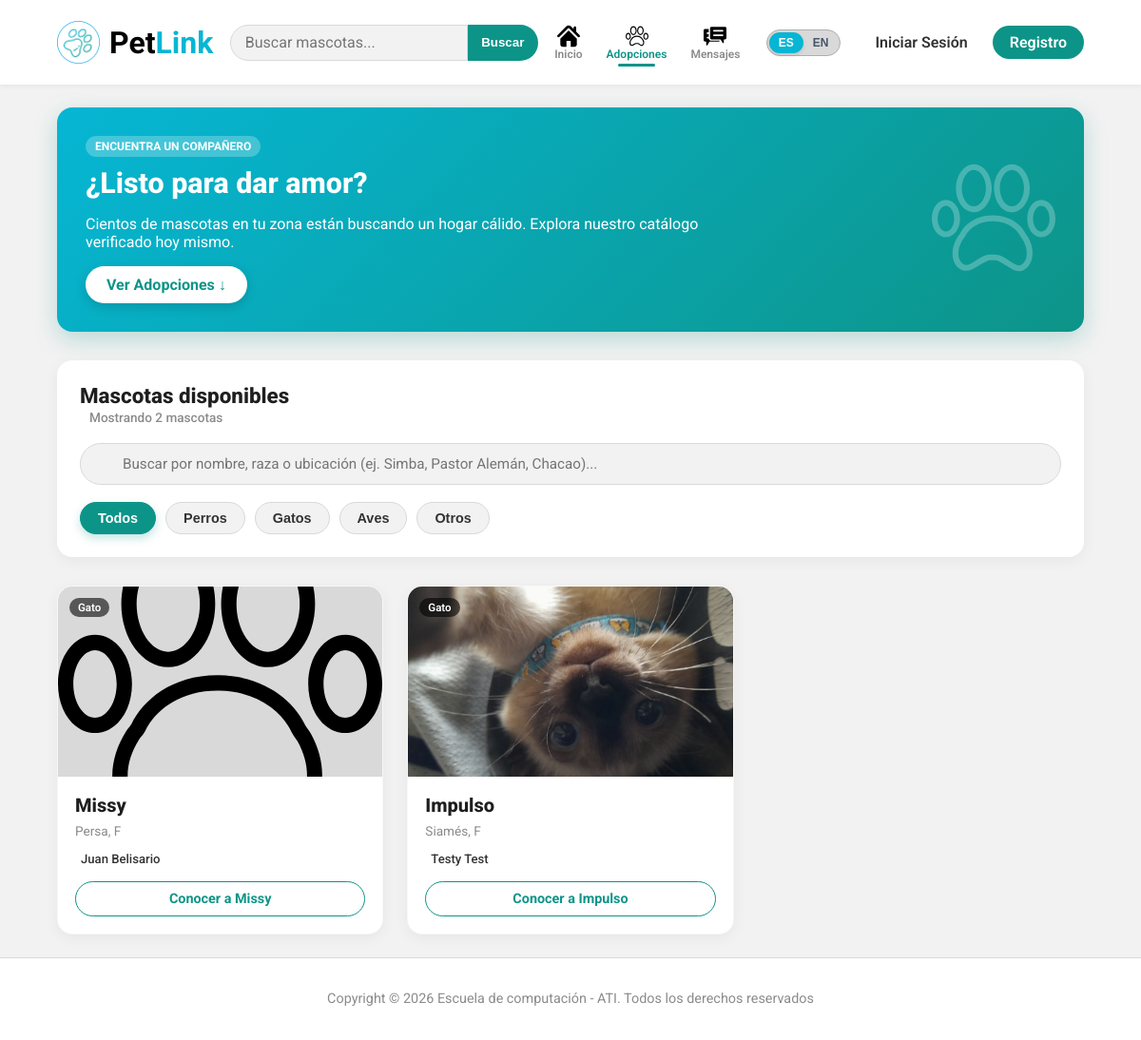
Screenshot of /adoptions/ with the database file from the repository.
### app/models.py (models this page shows, shortened)
class CustomPet(models.Model):
    name = models.CharField(max_length=100, verbose_name=_('Nombre'))
    species = models.CharField(max_length=50, verbose_name=_('Especie'))
    breed = models.CharField(max_length=50, verbose_name=_('Raza / Mestizaje'), blank=True)
    birth_date = models.DateField(verbose_name=_('Edad'), null=True, blank=True)
    gender = models.CharField(max_length=10, verbose_name=_('Género'), blank=True)
    description = models.TextField(verbose_name=_('Breve Descripción / Estado'), blank=True)
    image = models.ImageField(upload_to='pets/', null=True, blank=True, verbose_name=_('Imagen de la Mascota'))
    owner = models.ForeignKey(
        CustomUser,
        on_delete=models.CASCADE,
        related_name='pets',
        verbose_name=_('Propietario')
    )
    registration_date = models.DateTimeField(auto_now_add=True, verbose_name=_('Fecha de Registro'))
    class Meta:
        verbose_name = _('Mascota')
        verbose_name_plural = _('Mascotas')
        ordering = ['name']

class CustomUser(AbstractUser):
    class Meta:
        verbose_name = _('Usuario')
        verbose_name_plural = _('Usuarios')

### app/views.py (the view, shortened to what this page needs)
# urls.py: path('adoptions/', AdoptionsView.as_view(), name='adoptions'),
class AdoptionsView(View):
    template_name = 'adoptions.html'
    def get(self, request, *args, **kwargs):
        if request.user.is_authenticated and (request.user.is_staff or request.user.is_superuser):
            return redirect('reports')
        search_query = request.GET.get('q', '').strip()
        species_filter = request.GET.get('especie', '').strip()
        pets_qs = CustomPet.objects.select_related('owner').all().order_by('-registration_date')
        if species_filter and species_filter.lower() != 'todos':
            pets_qs = pets_qs.filter(species__iexact=species_filter)
        context = {
            'pets': pets_qs,
            'total_pets': pets_qs.count(),
            'current_search': search_query,
            'current_species': species_filter if species_filter else 'todos',
            'active_tab': 'adoptions',
            'title': 'Adopciones - PetLink',
        }
        return render(request, self.template_name, context)

### app/templates/adoptions.html (shortened to what this page needs)
{% extends 'base.html' %}
{% load static %}
{% load i18n %}
{% block content %}
<div class="adopciones-page-container">
    <div class="hero-banner-card adopciones-hero">
        <div class="hero-banner-content">
            <span class="hero-tag">{% translate "Encuentra un compañero" %}</span>
            <h2 class="hero-title">{% translate "¿Listo para dar amor?" %}</h2>
            <p class="hero-description">
                {% translate "Cientos de mascotas en tu zona están buscando un hogar cálido. Explora nuestro catálogo verificado hoy mismo." %}
            </p>
            <a href="#catalogo" class="btn-hero-action">
                {% translate "Ver Adopciones" %} &darr;
            </a>
        </div>
        <div class="hero-banner-visual">
            <img src="{% static 'img/paw.svg' %}" alt="{% translate 'Adopción PetLink' %}" class="hero-pet-image hero-pet-image--icon">
        </div>
    </div>
    <div class="adopciones-filter-section" id="catalogo">
        <div class="filter-header-row">
            <div class="filter-title-group">
                <h2 class="adopciones-section-title">{% translate "Mascotas disponibles" %}</h2>
                <span class="catalog-counter" id="contadorResultados">{% translate "Mostrando" %} {{ pets|length }} {% translate "mascotas" %}</span>
            </div>
        </div>
        <div class="filter-search-box">
            <input type="text" id="filtroTexto" class="input-search-adopciones"
                placeholder="{% translate 'Buscar por nombre, raza o ubicación (ej. Simba, Pastor Alemán, Chacao)...' %}"
                value="{{ current_search|default:'' }}">
        </div>
        <div class="filter-chips-wrapper">
            <button type="button" class="filter-chip-btn active" data-especie="todos">{% translate "Todos" %}</button>
            <button type="button" class="filter-chip-btn" data-especie="perro">{% translate "Perros" %}</button>
            <button type="button" class="filter-chip-btn" data-especie="gato">{% translate "Gatos" %}</button>
            <button type="button" class="filter-chip-btn" data-especie="ave">{% translate "Aves" %}</button>
            <button type="button" class="filter-chip-btn" data-especie="otros">{% translate "Otros" %}</button>
        </div>
    </div>
    <div class="adopciones-grid" id="adopcionesGrid">
        {% for pet in pets %}
        <article class="pet-card" data-id="{{ pet.pk }}" data-name="{{ pet.name|lower }}"
            data-nombre="{{ pet.name|lower }}"
            data-species="{{ pet.species|lower }}" data-especie="{{ pet.species|lower }}"
            data-breed="{{ pet.breed|lower }}" data-raza="{{ pet.breed|lower }}"
            data-description="{{ pet.description|truncatechars:80 }}"
            data-descripcion="{{ pet.description|truncatechars:80 }}">
            <div class="pet-card-image-box">
                {% if pet.image %}
                <img src="{{ pet.image.url }}" alt="{{ pet.name }}" class="pet-card-img" loading="lazy"
                    onerror="this.src='{% static 'img/paw.svg' %}';">
                {% else %}
                <img src="{% static 'img/paw.svg' %}" alt="{{ pet.name }}"
                    class="pet-card-img pet-card-img--placeholder" loading="lazy">
                {% endif %}
                <div class="pet-card-badges">
                    <span class="badge-especie">{{ pet.species }}</span>
                </div>
            </div>
            <div class="pet-card-body">
                <div class="pet-card-header">
                    <h3 class="pet-card-name">{{ pet.name }}</h3>
                </div>
                <p class="pet-card-subtitle">
                    {% if pet.breed %}{{ pet.breed }}{% else %}{% translate "Mestizo" %}{% endif %}{% if pet.gender %}, {{ pet.gender }}
                    {% endif %}
                </p>
                <div class="pet-card-location">
                    <span>{{ pet.owner.get_full_name|default:pet.owner.username }}</span>
                </div>
                <div class="pet-card-footer">
                    <a href="{% url 'pet_profile' pk=pet.pk %}" class="btn-card-adopt">{% translate "Conocer a" %} {{ pet.name }}</a>
                </div>
            </div>
        </article>
        {% endfor %}
    </div>
</div>
{% endblock %}

### app/static/css/_theme.css (style rules this page uses)
:root { --main-color: #06B6D4; --accent-color: #0D9488; --black: #000; --white: #fff; --grey-50: #f2f2f2; --grey-100: #d9d9d9; --grey-200: #afafaf; --grey-400: #8b8b8b; --grey-800: #333; --grey-950: #1e1e1e; --primary-font: "Roboto", sans-serif; --condensed-font: "Roboto Condensed", sans-serif; --flex-font: "Roboto Flex", sans-serif; }

### app/static/css/layout.css (style rules this page uses)
body { font-family: var(--primary-font); margin: 0; background-color: var(--grey-50); display: flex; flex-direction: column; min-height: 100vh; }

### app/static/css/pages/feed.css (style rules this page uses)
.hero-banner-card { background: linear-gradient(135deg, #06B6D4 0%, #0D9488 100%); border-radius: 16px; padding: 30px; color: var(--white); display: flex; justify-content: space-between; align-items: center; box-shadow: 0 8px 24px rgba(13, 148, 136, 0.25); overflow: hidden; position: relative; }
.hero-banner-content { flex: 1; max-width: 65%; z-index: 2; }
.hero-tag { display: inline-block; background-color: rgba(255, 255, 255, 0.25); backdrop-filter: blur(4px); font-size: 0.75rem; font-weight: 700; text-transform: uppercase; padding: 4px 10px; border-radius: 12px; margin-bottom: 10px; }
.hero-title { font-size: 1.9rem; font-weight: 800; margin: 0 0 10px 0; }
.btn-hero-action { display: inline-flex; align-items: center; gap: 8px; background-color: var(--white); color: var(--accent-color); text-decoration: none; font-weight: 700; padding: 10px 22px; border-radius: 25px; box-shadow: 0 4px 12px rgba(0, 0, 0, 0.15); }
.hero-pet-image--icon { width: 130px; height: 130px; object-fit: contain; opacity: 0.25; filter: brightness(0) invert(1); }

### rows the page displays
CustomPet: shows a picture, name "Missy", breed "Persa", gender "F", owner.get_full_name "Juan Belisario"
CustomPet: image (picture), name "Impulso", breed "Siamés", gender "F", owner.get_full_name "Testy Test"
